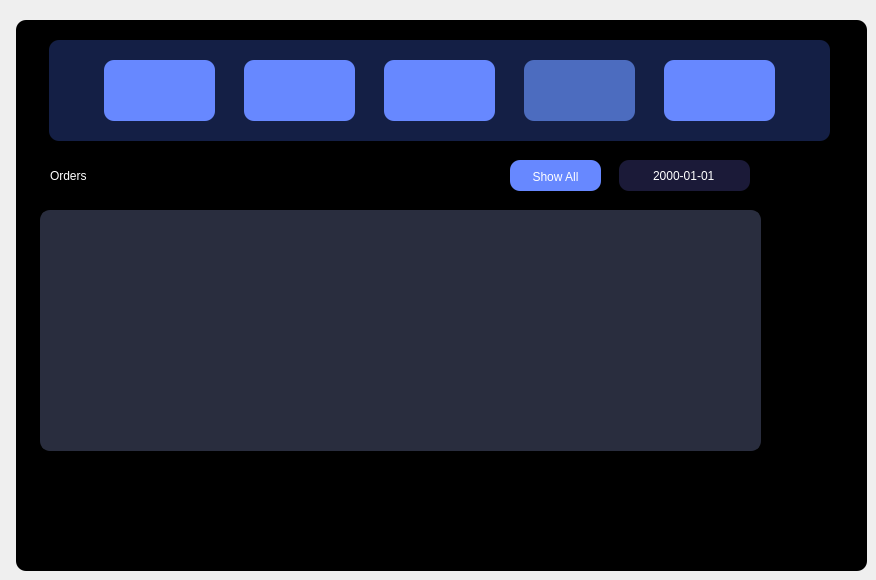
    <widget class="QWidget" name="tab_4">
     <attribute name="title">
      <string>View Orders</string>
     </attribute>
     <widget class="QPushButton" name="logout_3">
      <property name="geometry">
       <rect>
        <x>664</x>
        <y>60</y>
        <width>111</width>
        <height>61</height>
       </rect>
      </property>
      <property name="toolTip">
       <string>Logout</string>
      </property>
      <property name="styleSheet">
       <string notr="true">QPushButton#logout_3 {
background-color: #6788FF; /* Background color */
font: 63 11pt &quot;Poppins SemiBold&quot;;
color: white; /* Text color */
outline: 0;
padding: 10px 20px; /* Padding for the button */
border: none; /* Remove default button border */
border-radius: 10px; /* Add some border-radius for a rounded appearance */
}
QPushButton#logout_3:hover {
cursor: pointer; /* Change cursor to pointer on hover */
background-color: #4c6cbf;
}</string>
      </property>
      <property name="text">
       <string/>
      </property>
      <property name="icon">
       <iconset>
        <normaloff>../images/logout.png</normaloff>../images/logout.png</iconset>
      </property>
      <property name="iconSize">
       <size>
        <width>75</width>
        <height>75</height>
       </size>
      </property>
     </widget>
     <widget class="QPushButton" name="navBtnOne_4">
      <property name="geometry">
       <rect>
        <x>104</x>
        <y>60</y>
        <width>111</width>
        <height>61</height>
       </rect>
      </property>
      <property name="toolTip">
       <string>Order Entry</string>
      </property>
      <property name="toolTipDuration">
       <number>-1</number>
      </property>
      <property name="styleSheet">
       <string notr="true">QPushButton#navBtnOne_4 {
background-color: #6788FF; /* Background color */
font: 63 11pt &quot;Poppins SemiBold&quot;;
outline: 0;
color: white; /* Text color */
padding: 10px 20px; /* Padding for the button */
border: none; /* Remove default button border */
border-radius: 10px; /* Add some border-radius for a rounded appearance */
}
QPushButton#navBtnOne_4:hover {
cursor: pointer; /* Change cursor to pointer on hover */
background-color: #4c6cbf;
}</string>
      </property>
      <property name="text">
       <string/>
      </property>
      <property name="icon">
       <iconset>
        <normaloff>../images/order_entry.png</normaloff>../images/order_entry.png</iconset>
      </property>
      <property name="iconSize">
       <size>
        <width>75</width>
        <height>75</height>
       </size>
      </property>
     </widget>
     <widget class="QColumnView" name="columnView_7">
      <property name="geometry">
       <rect>
        <x>16</x>
        <y>20</y>
        <width>851</width>
        <height>551</height>
       </rect>
      </property>
      <property name="styleSheet">
       <string notr="true">background-color:rgb(0, 0, 0);
border-radius: 10px;</string>
      </property>
     </widget>
     <widget class="QColumnView" name="columnView_8">
      <property name="geometry">
       <rect>
        <x>49</x>
        <y>40</y>
        <width>781</width>
        <height>101</height>
       </rect>
      </property>
      <property name="styleSheet">
       <string notr="true">background-color:rgb(20, 31, 69);
border-radius: 10px;</string>
      </property>
     </widget>
     <widget class="QPushButton" name="orders_3">
      <property name="geometry">
       <rect>
        <x>524</x>
        <y>60</y>
        <width>111</width>
        <height>61</height>
       </rect>
      </property>
      <property name="toolTip">
       <string>Orders</string>
      </property>
      <property name="toolTipDuration">
       <number>-1</number>
      </property>
      <property name="styleSheet">
       <string notr="true">QPushButton#orders_3 {
background-color: #4c6cbf; /* Background color */
font: 63 11pt &quot;Poppins SemiBold&quot;;
color: white; /* Text color */
outline: 0;
padding: 10px 20px; /* Padding for the button */
border: none; /* Remove default button border */
border-radius: 10px; /* Add some border-radius for a rounded appearance */
}
QPushButton#orders_3:hover {
cursor: pointer; /* Change cursor to pointer on hover */
background-color: #4c6cbf;
}</string>
      </property>
      <property name="text">
       <string/>
      </property>
      <property name="icon">
       <iconset>
        <normaloff>../images/orders.png</normaloff>../images/orders.png</iconset>
      </property>
      <property name="iconSize">
       <size>
        <width>75</width>
        <height>75</height>
       </size>
      </property>
     </widget>
     <widget class="QPushButton" name="navBtnTwo_4">
      <property name="geometry">
       <rect>
        <x>244</x>
        <y>60</y>
        <width>111</width>
        <height>61</height>
       </rect>
      </property>
      <property name="toolTip">
       <string>Edit Orders</string>
      </property>
      <property name="styleSheet">
       <string notr="true">QPushButton#navBtnTwo_4 {
background-color: #6788FF; /* Background color */
font: 63 11pt &quot;Poppins SemiBold&quot;;
outline: 0;
color: white; /* Text color */
padding: 10px 20px; /* Padding for the button */
border: none; /* Remove default button border */
border-radius: 10px; /* Add some border-radius for a rounded appearance */
}
QPushButton#navBtnTwo_4:hover {
cursor: pointer; /* Change cursor to pointer on hover */
background-color: #4c6cbf;
}</string>
      </property>
      <property name="text">
       <string/>
      </property>
      <property name="icon">
       <iconset>
        <normaloff>../images/edit_order.png</normaloff>../images/edit_order.png</iconset>
      </property>
      <property name="iconSize">
       <size>
        <width>75</width>
        <height>75</height>
       </size>
      </property>
     </widget>
     <widget class="QLabel" name="o_head">
      <property name="geometry">
       <rect>
        <x>50</x>
        <y>160</y>
        <width>101</width>
        <height>31</height>
       </rect>
      </property>
      <property name="styleSheet">
       <string notr="true">background-color:rgba(255, 255, 255, 0);
font: 63 20pt &quot;Poppins SemiBold&quot;;
color: white</string>
      </property>
      <property name="text">
       <string>Orders</string>
      </property>
     </widget>
     <widget class="QTableWidget" name="orders_table">
      <property name="geometry">
       <rect>
        <x>40</x>
        <y>210</y>
        <width>721</width>
        <height>241</height>
       </rect>
      </property>
      <property name="cursor" stdset="0">
       <cursorShape>SizeVerCursor</cursorShape>
      </property>
      <property name="styleSheet">
       <string notr="true">/* QTableWidget Style */
QTableWidget {
    border-radius: 10px;
    gridline-color: #E0E0E0; /* Light grid lines */
    color: white; /* Dark text color */
    font: 10pt &quot;Poppins&quot;;
    background-color: #292D3E;
    border: 2px solid #292D3E; /* Border color same as background to enhance rounded effect */
}

/* QTableWidget Item Style */
QTableWidget::item {
    border: none; /* Ensure no extra border on items */
}

/* Header Style */
QHeaderView::section {
    background-color: #F5F5F5; /* Light background */
    padding: 5px;
    border: none;
    border-bottom: 1px solid #E0E0E0;
    color: black;
    font: 10pt &quot;Poppins&quot;;
}

/* Vertical Scrollbar */
QScrollBar:vertical {
    width: 0px; /* Hides the scrollbar track */
    background: none; /* Optional: removes background color for better invisibility */
}

/* Horizontal Scrollbar (optional) */
QScrollBar:horizontal {
    height: 0px; /* Hides the scrollbar track */
    background: none; /* Optional: removes background color for better invisibility */
}

/* QTableWidget Viewport Style */
QTableView::viewport {
    border-radius: 10px;
    background-color: #292D3E; /* Ensures viewport has same background */
}

/* Ensuring corners stay rounded by overlapping header and viewport */
QTableView::corner {
    background-color: #292D3E; /* Same as the QTableWidget background color */
    border-radius: 10px 0 0 0; /* Top-left rounded corner */
}</string>
      </property>
     </widget>
     <widget class="QDateEdit" name="dateEdit">
      <property name="geometry">
       <rect>
        <x>619</x>
        <y>160</y>
        <width>131</width>
        <height>31</height>
       </rect>
      </property>
      <property name="styleSheet">
       <string notr="true">/* Style for QDateEdit */
QDateEdit#dateEdit {
    border-radius: 10px;
    background-color: rgb(27, 26, 56);
    padding-left: 32px;
    color: white;
    font: 8pt &quot;Poppins&quot;;
}

/* Style for QDateEdit's drop-down button */
QDateEdit::drop-down {
	border: 10px;
    width: 30px;
    subcontrol-origin: padding;
    subcontrol-position: top right;
    /* border-left: 1px solid white; Optional: add a border to separate the button */
}

QDateEdit::down-arrow {
    image: url(:/icons/calendar_icon.png); /* Use your custom icon here */
    width: 15px;
    height: 15px;
}

/* Style for the calendar popup */
QCalendarWidget {
    background-color: rgb(27, 26, 56);
    color: white;
    border-radius: 10px;
    font: 8pt &quot;Poppins&quot;;
}

QCalendarWidget QToolButton {
    background-color: rgb(27, 26, 56);
    color: white;
    border: none;
	padding-right: 15px;
	padding-left: 15px;
    border-radius: 5px;
    font: 8pt &quot;Poppins&quot;;
}

QCalendarWidget QToolButton::hover {
    background-color: rgb(40, 39, 74);
}

QCalendarWidget QMenu {
    background-color: rgb(27, 26, 56);
    color: white;
    border: 1px solid white;
}

QCalendarWidget QSpinBox {
    background-color: rgb(27, 26, 56);
    color: white;
    border: none;
    border-radius: 5px;
}

QCalendarWidget QSpinBox::up-button, QCalendarWidget QSpinBox::down-button {
    background-color: rgb(27, 26, 56);
    subcontrol-origin: border;
    subcontrol-position: center;
    width: 15px;
}

QCalendarWidget QSpinBox::up-arrow, QCalendarWidget QSpinBox::down-arrow {
    image: none; /* Use custom icons if necessary */
}

QCalendarWidget QAbstractItemView:enabled {
    color: white;
    background-color: rgb(27, 26, 56);
    selection-background-color: rgb(40, 39, 74);
    selection-color: white;
    border: none;
}

QCalendarWidget QAbstractItemView:disabled {
    color: grey;
}

/* Optional: Style for disabled state */
QDateEdit:disabled {
    background-color: rgb(45, 44, 89);
    color: grey;
}

QCalendarWidget QToolButton#qt_calendar_prevmonth {
    width: 0px;
    height: 0px;
    border: none;
    background: none;
}

QCalendarWidget QToolButton#qt_calendar_nextmonth {
    width: 0px;
    height: 0px;
    border: none;
    background: none;
}</string>
      </property>
      <property name="displayFormat">
       <string>yyyy-MM-dd</string>
      </property>
      <property name="calendarPopup">
       <bool>true</bool>
      </property>
     </widget>
     <widget class="QPushButton" name="show_all">
      <property name="geometry">
       <rect>
        <x>510</x>
        <y>160</y>
        <width>91</width>
        <height>31</height>
       </rect>
      </property>
      <property name="styleSheet">
       <string notr="true">QPushButton#show_all {
background-color: #6788FF; /* Background color */
font: 63 8pt &quot;Poppins SemiBold&quot;;
color: white; /* Text color */
outline: 0;
padding-top: 2px;
 /* Padding for the button */
border: none; /* Remove default button border */
border-radius: 10px; /* Add some border-radius for a rounded appearance */
}
QPushButton#show_all:hover {
cursor: pointer; /* Change cursor to pointer on hover */
background-color: #4c6cbf;
}</string>
      </property>
      <property name="text">
       <string>Show All</string>
      </property>
     </widget>
     <widget class="QPushButton" name="add_prod_4">
      <property name="geometry">
       <rect>
        <x>384</x>
        <y>60</y>
        <width>111</width>
        <height>61</height>
       </rect>
      </property>
      <property name="toolTip">
       <string>Logout</string>
      </property>
      <property name="styleSheet">
       <string notr="true">QPushButton#add_prod_4 {
background-color: #6788FF; /* Background color */
font: 63 11pt &quot;Poppins SemiBold&quot;;
outline: 0;
color: white; /* Text color */
padding: 10px 20px; /* Padding for the button */
border: none; /* Remove default button border */
border-radius: 10px; /* Add some border-radius for a rounded appearance */
}
QPushButton#add_prod_4:hover {
cursor: pointer; /* Change cursor to pointer on hover */
background-color: #4c6cbf;
}</string>
      </property>
      <property name="text">
       <string/>
      </property>
      <property name="icon">
       <iconset>
        <normaloff>../images/add_prod.png</normaloff>../images/add_prod.png</iconset>
      </property>
      <property name="iconSize">
       <size>
        <width>75</width>
        <height>75</height>
       </size>
      </property>
     </widget>
     <zorder>columnView_7</zorder>
     <zorder>columnView_8</zorder>
     <zorder>orders_3</zorder>
     <zorder>navBtnTwo_4</zorder>
     <zorder>logout_3</zorder>
     <zorder>navBtnOne_4</zorder>
     <zorder>o_head</zorder>
     <zorder>orders_table</zorder>
     <zorder>dateEdit</zorder>
     <zorder>show_all</zorder>
     <zorder>add_prod_4</zorder>
    </widget>
